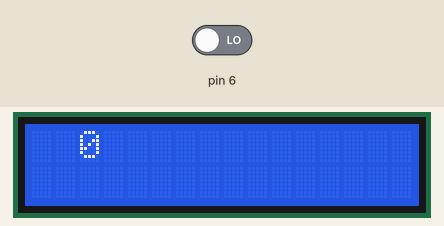
Simulated run of this sketch. Board: Arduino Uno, built with avr-gcc and run on an emulated ATmega328P. Shown: 16×2 character LCD. The inputs (shaded band) are chosen by the test bench; at power-on: pin 6 LOW.

Above: at 1.2 s.
1.3 s: pin 6 driven HIGH
At 1.75 s:
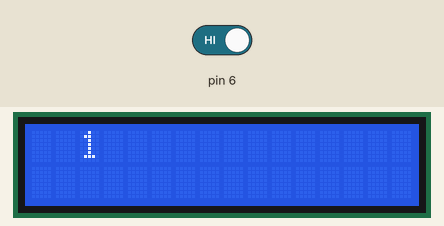
At 2.35 s:
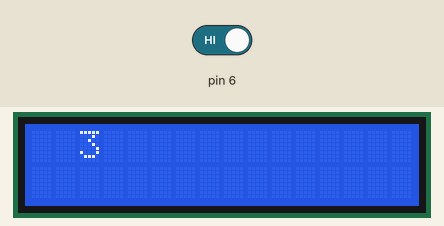
Timing chart, 0 to 4.3 s (numbered marks = the images above; inputs shaded):
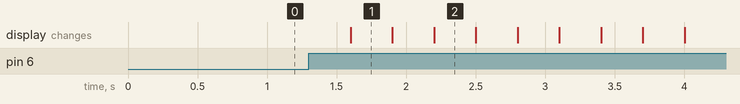

Measured:
- after the input at 1.3 s, the display: changes after 0.30 s (image 1)

The sketch:

sketch_jun01a_ir_sensor.ino
```cpp
#include<LiquidCrystal.h>
LiquidCrystal l1(8,9,10,11,12,13);
void setup() {
  Serial.begin(9600);
  pinMode(6,INPUT);
  l1.begin(16,2);

}
int c=0;
void loop() {
  // put your main code here, to run repeatedly:

  l1.setCursor(2,0);
  if(digitalRead(6)==1)
  { c++;
  delay(300);
  }
  l1.print(c);


 // else
 //   l1.clear();
}
 /* int i=digitalRead(6);
  Serial.println(i);*/
```
